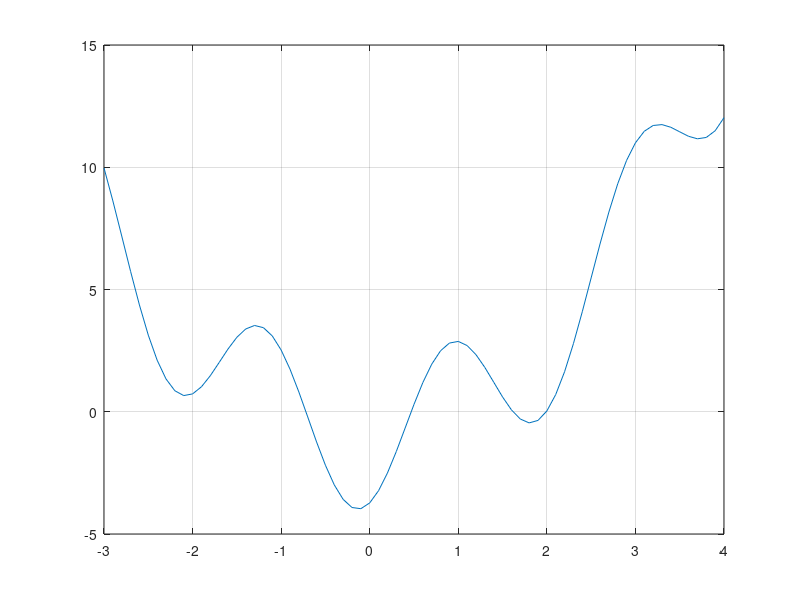

This figure's MATLAB source: (Note: this script raises an error after producing the figure.)
clc
clear
f = @(x) x.^2-3*sin(x.*3+2)-1;
% a) rita grafen inklusive alla nollpunkter
xs = [-3.0: .1: 4.0];
ys = f(xs);
plot(xs,ys);
grid on
hold on

%b) Använd given fixpunkt function för och visa vilka nollställen
% den kan finna, empiriskt & teoretiskt
theta = @(x) (1/9)*(x.^2-3*sin((x.*3)+2)-1)+x;
guess = [-0.75, 0.4, 1.6, 2];
%se fixpunkt.m för hela funktionen
found_roots = fixpunkt(guess, theta, 1e-10);
f_roots = f(found_roots);
plot(found_roots, f_roots, 'r *');

%Även med andra gissningar kring x ~=0.5 x~=2 så missas de rötterna
guess = [0.55,1.9];
%se fixpunkt.m för hela funktionen
found_roots = fixpunkt(guess, theta, 1e-10);
f_roots = f(found_roots);
plot(found_roots, f_roots, 'r *');

%Bestäm den största och den minsta roten till ekvationen med Newtons metod.
fprintf('\n Newton! \n');
guess = [-0.75, 0.5, 1.6, 2];
% Theta funkitonens derivata för Newton
f_d = @(x) x.*2- 9*cos(x.*3+2);
newton = @(x) x - f(x)/f_d(x);

newton_roots = fixpunkt(guess, newton, 1e-10);
f_newton = f(newton_roots);
%Här hittas dock alla rötter
plot(newton_roots, f_newton, 'black .')
hold off